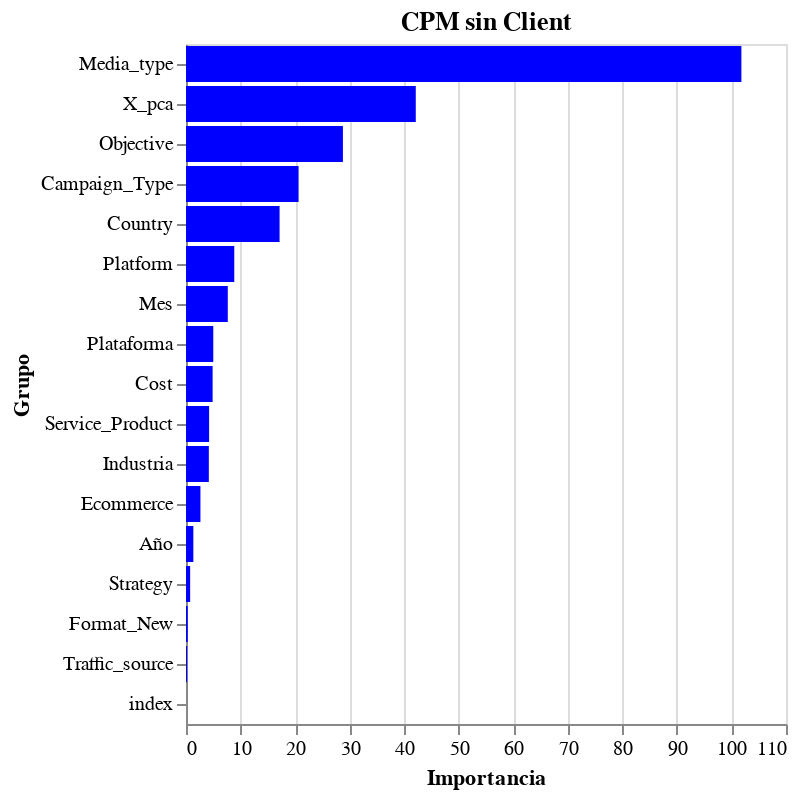

Write notebook code for a chart like this one.
### Code cell
chart

### Figure 1 — Vega-Lite specification as saved in the notebook (floating-point values rounded to 4 significant figures)
{"config": {"view": {"continuousWidth": 300, "continuousHeight": 300}}, "data": {"name": "data-0bfb3d542c0451c019e13424c422d82d"}, "mark": {"type": "bar", "color": "Blue"}, "encoding": {"x": {"field": "Importance", "title": "Importancia", "type": "quantitative"}, "y": {"field": "Grupo", "sort": "-x", "title": "Grupo", "type": "nominal"}}, "title": "CPM sin Client", "$schema": "https://vega.github.io/schema/vega-lite/v5.14.1.json", "datasets": {"data-0bfb3d542c0451c019e13424c422d82d": [{"Grupo": "Media_type", "Importance": 101.8}, {"Grupo": "X_pca", "Importance": 42.13}, {"Grupo": "Objective", "Importance": 28.77}, {"Grupo": "Campaign_Type", "Importance": 20.64}, {"Grupo": "Country", "Importance": 17.16}, {"Grupo": "Platform", "Importance": 8.851}, {"Grupo": "Mes", "Importance": 7.661}, {"Grupo": "Plataforma", "Importance": 5.001}, {"Grupo": "Cost", "Importance": 4.88}, {"Grupo": "Service_Product", "Importance": 4.238}, {"Grupo": "Industria", "Importance": 4.186}, {"Grupo": "Ecommerce", "Importance": 2.648}, {"Grupo": "Año", "Importance": 1.344}, {"Grupo": "Strategy", "Importance": 0.7599}, {"Grupo": "Format_New", "Importance": 0.3145}, {"Grupo": "Traffic_source", "Importance": 0.2054}, {"Grupo": "index", "Importance": 0.0}]}}
